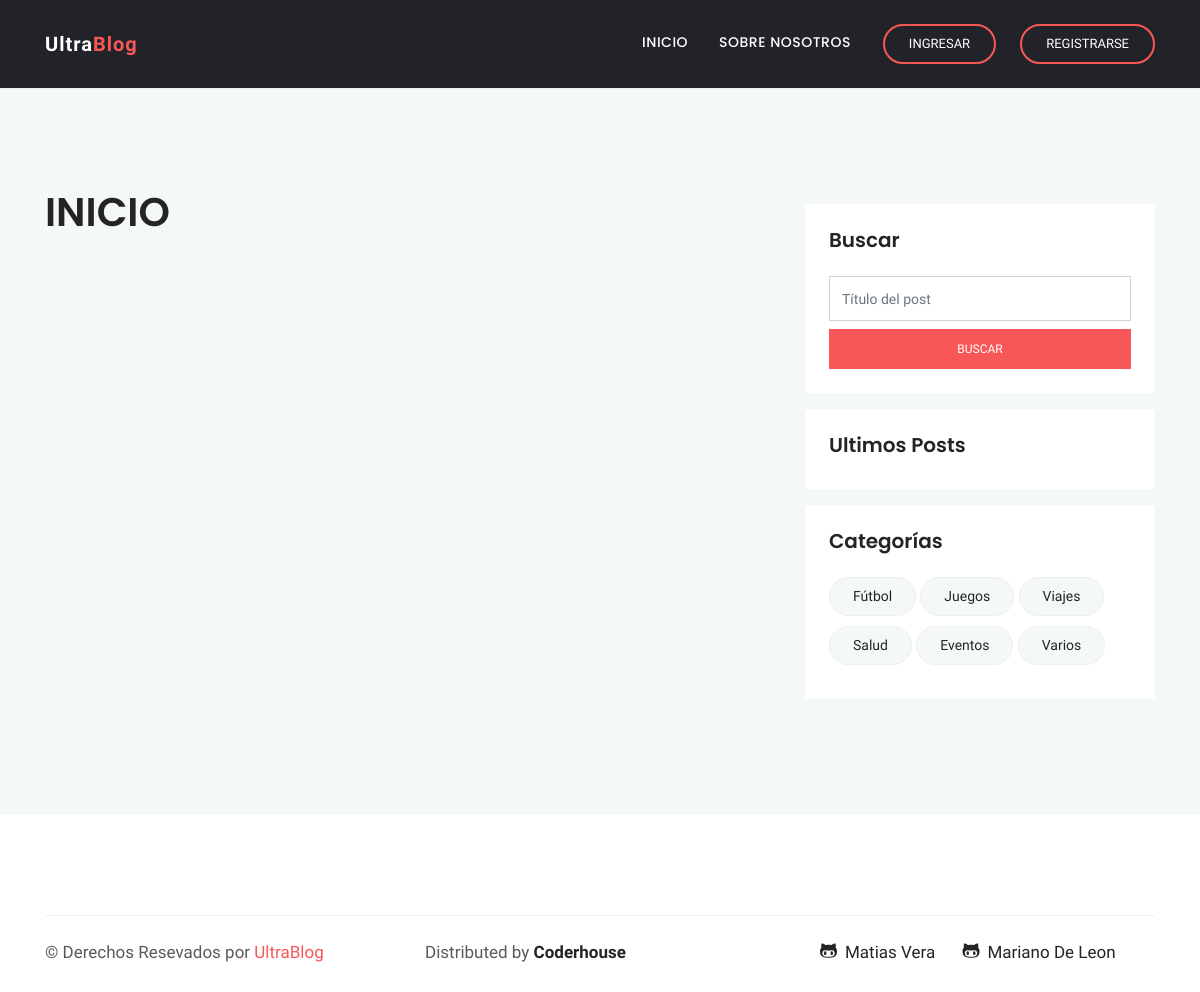
Before: / with the older database file.
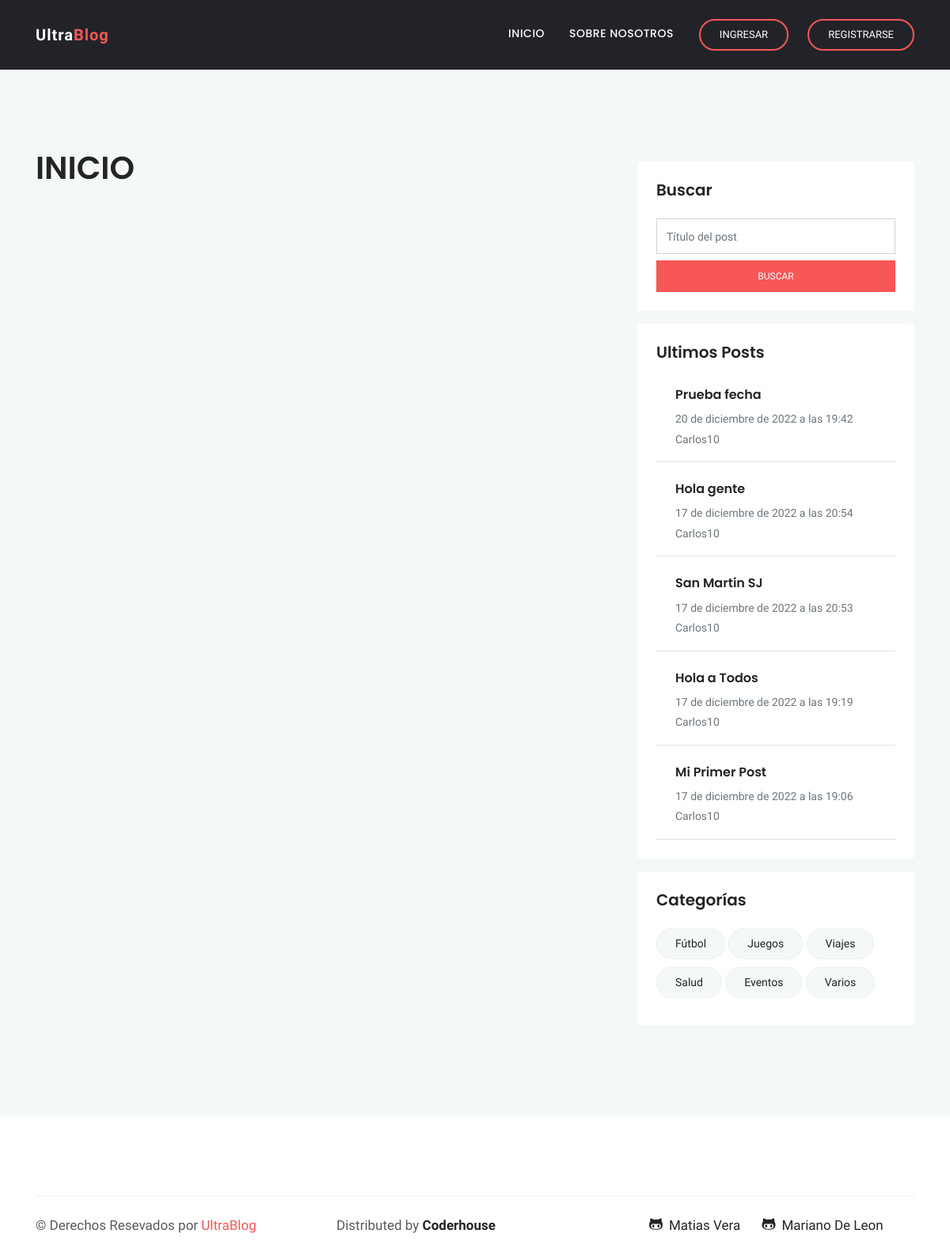
After: the same page with the newer database file.
### Blog/models.py (models this page shows)
class Post(models.Model):
    titulo = models.CharField(max_length=20)
    subtitulo = models.CharField(max_length=50)
    cuerpo = RichTextField(verbose_name="Contenido")
    autor = models.ForeignKey(User, on_delete=models.CASCADE)
    fecha = models.DateTimeField()
    imagen = models.ImageField(upload_to='media')
    Categorias = (
    ("Futbol", "Futbol"),
    ("Juegos", "Juegos"),
    ("Viajes", "Viajes"),
    ("Salud", "Salud"),
    ("Eventos", "Eveentos"),
    ("Varios", "Varios"),
    )
    categoria = models.CharField(max_length=9, choices=Categorias, default="VARIOS")

### Blog/views.py (the view)
# urls.py: path("", inicio, name = "_inicio"),
def inicio(request):
    recientes = Post.objects.all().order_by('-fecha')[:5]
    return render(request, "index.html", {"recientes": recientes})

### Blog/templates/index.html
{% extends "padre.html" %}
{% block contenido %}
<h1>INICIO</h1>
{% endblock %}

### Blog/templates/padre.html (shortened to what this page needs)
<!doctype html>
<html lang="en">
<head>
{% load static %}
<link rel="stylesheet" href="{% static 'plugins/bootstrap/css/bootstrap.min.css' %}">
<link rel="stylesheet" href="{% static 'plugins/themify/css/themify-icons.css' %}">
<link rel="stylesheet" href="{% static 'plugins/fontawesome/css/all.css' %}">
<link rel="stylesheet" href="{% static 'plugins/magnific-popup/dist/magnific-popup.css' %}">
<link rel="stylesheet" href="{% static 'plugins/slick-carousel/slick/slick.css' %}">
<link rel="stylesheet" href="{% static 'plugins/slick-carousel/slick/slick-theme.css' %}" >
<link rel="stylesheet" href="{% static 'css/style.css' %}">
</head>
<body>
<header class="navigation">
	<nav class="navbar navbar-expand-lg  py-4" id="navbar">
		<div class="container">
		<a class="navbar-brand" href="{% url '_inicio' %}">
		Ultra<span>Blog</span>
		</a>
		<div class="collapse navbar-collapse text-center" id="navbarsExample09">
			<ul class="navbar-nav ml-auto">
			<li class="nav-item active">
				<a class="nav-link" href="{% url '_inicio' %}">Inicio <span class="sr-only">(current)</span></a>
			</li>
			<li class="nav-item"><a class="nav-link" href="service.html">Sobre Nosotros</a></li>
			{% if user.is_authenticated %}
				<li class="nav-item"><a class="nav-link" href="{% url '_perfil' %}">Hola {{ user.username }}</a></li>
				<a class="btn btn-solid-border btn-round-full" href="{% url '_logout' %}">Desloguearme</a>
            {% else %}
			<form class="form-lg-inline my-2 my-md-0 ml-lg-4 text-center">
			<a href="{% url '_ingreso' %}" class="btn btn-solid-border btn-round-full">Ingresar</a>
			</form>
			<form class="form-lg-inline my-2 my-md-0 ml-lg-4 text-center">
			<a href= "{% url '_registro' %}" class="btn btn-solid-border btn-round-full">Registrarse</a>
			</form>
			{% endif %}
		</div>
		</div>
	</nav>
</header>
<div class="main-wrapper ">
<section class="section blog-wrap bg-gray">
    <div class="container">
        <div class="row">
            <div class="col-lg-8">
{% block contenido %}
{% endblock %}
</div>
	<div class="col-lg-4">
	<div class="sidebar-wrap">
	<form action="{% url '_buscarpost' %}" method="GET"> {% csrf_token %}
		<div class="sidebar-widget search card p-4 mb-3 border-0">
			<h5 class="mb-4">Buscar</h5>
			<input type="text" class="form-control" placeholder="Título del post" name="busq_titulo" required id="busq_titulo">
			<input type="submit" class="btn btn-mian btn-small d-block mt-2" style="width : 100%" value="Buscar">
		</div>
	</form>
	<div class="sidebar-widget latest-post card border-0 p-4 mb-3">
		<h5>Ultimos Posts</h5>
		{% for reciente in recientes%}
        <div class="media border-bottom py-3">
            <a href="#"><img class="mr-4" src="images/blog/bt-3.jpg" alt=""></a>
            <div class="media-body">
                <h6 class="my-2"><a href="{% url '_post' reciente.id %}">{{reciente.titulo}}</a></h6>
                <span class="text-sm text-muted">{{reciente.fecha}}</span>
				<span class="text-sm text-muted">{{reciente.autor}}</span>
            </div>
        </div>
		{% endfor %}
	</div>
	<div class="sidebar-widget bg-white rounded tags p-4 mb-3">
		<h5 class="mb-4">Categorías</h5>
		<a href="#">Fútbol</a>
		<a href="#">Juegos</a>
		<a href="#">Viajes</a>
		<a href="#">Salud</a>
		<a href="#">Eventos</a>
		<a href="#">Varios</a>
	</div>
</section>
<footer class="footer section">
	<div class="container">
		<div class="footer-btm pt-4">
			<div class="row">
				<div class="col-lg-4 col-md-12 col-sm-12">
					<div class="copyright">
						&copy; Derechos Resevados por <span class="text-color">UltraBlog</span>
					</div>
				</div>
				<div class="col-lg-4 col-md-12 col-sm-12">
					<div class="copyright">
					Distributed by  <a href="https://www.coderhouse.com/" target="_blank">Coderhouse</a>
					</div>
				</div>
				<div class="col-lg-4 col-md-12 col-sm-12 text-left text-lg-left">
					<ul class="list-inline footer-socials">
						<li class="list-inline-item"><a href="https://github.com/VeraMatias" target="_blank"><i class="ti-github mr-2"></i>Matias Vera</a></li>
						<li class="list-inline-item"><a href="https://github.com/MarianoDeLeonPerez" target="_blank"><i class="ti-github mr-2"></i>Mariano De Leon</a></li>
					</ul>
				</div>
			</div>
		</div>
	</div>
</footer>
    </div>
</body>
</html>

### static/css/style.css (style rules this page uses)
html { overflow-x: hidden; }
body { line-height: 1.5; font-family: "Hind", serif; -webkit-font-smoothing: antialiased; font-size: 17px; color: rgba(0, 0, 0, 0.65); }
h1, .h1, h2, .h2, h3, .h3, h4, .h4, h5, .h5, h6, .h6 { font-family: "Poppins", sans-serif; font-weight: 600; color: #242424; }
h1, .h1 { font-size: 2.5rem; }
h5, .h5 { font-size: 1.25rem; }
h6, .h6 { font-size: 1rem; }
input[type="email"], input[type="password"], input[type="text"], input[type="tel"] { box-shadow: none; height: 45px; outline: none; font-size: 14px; }
.form-control { box-shadow: none; border-radius: 0; }
.btn { display: inline-block; font-size: 14px; font-size: 0.8125rem; font-weight: 400; padding: 1rem 2.5rem; text-transform: uppercase; border-radius: 0; transition: all 0.2s ease; }
.btn-main, .btn-transparent, .btn-small { background: #f75757; color: #fff; transition: all 0.2s ease; }
.btn-solid-border { border: 2px solid #f75757; background: transparent; color: #242424; }
.btn-small { padding: 10px 25px; font-size: 12px; }
.btn-round-full { border-radius: 50px; }
.bg-gray { background: #f5f8f9; }
.section { padding: 100px 0; }
.text-color { color: #f75757; }
.text-sm { font-size: 14px; }
a { color: #242424; text-decoration: none; }
#navbar { background: #222328; box-shadow: 0 1px 2px rgba(0, 0, 0, 0.05); }
#navbar li { padding-left: 15px; }
#navbar .nav-link { font-family: "Poppins", sans-serif; font-weight: 500; color: #fff; text-transform: uppercase; font-size: 14px; letter-spacing: .5px; transition: all .25s ease; }
#navbar .btn { padding: .5rem 1.5rem; color: #fff; }
.navbar-brand { color: #fff; font-weight: 600; letter-spacing: 1px; }
.navbar-brand span { color: #f75757; }
.tags a { background: #f5f8f9; display: inline-block; padding: 8px 23px; border-radius: 38px; margin-bottom: 10px; border: 1px solid #eee; font-size: 14px; text-transform: capitalize; }
.footer { padding-bottom: 10px; }
.footer .copyright a { font-weight: 600; }
.footer-btm { border-top: 1px solid rgba(0, 0, 0, 0.06); }
.footer-socials li a { margin-left: 15px; }

Changed rows visible on the page:
added Post: titulo "Prueba fecha", fecha "20 de diciembre de 2022 a las 19:42", autor "Carlos10"
added Post: titulo "Hola gente", fecha "17 de diciembre de 2022 a las 20:54", autor "Carlos10"
added Post: titulo "San Martin SJ", fecha "17 de diciembre de 2022 a las 20:53", autor "Carlos10"
added Post: titulo "Hola a Todos", fecha "17 de diciembre de 2022 a las 19:19", autor "Carlos10"
added Post: titulo "Mi Primer Post", fecha "17 de diciembre de 2022 a las 19:06", autor "Carlos10"
